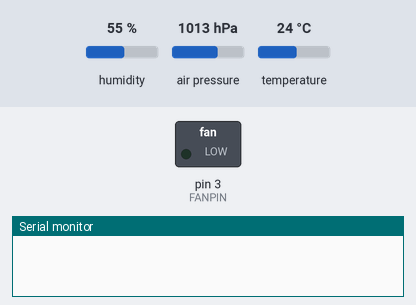
Recording of a program running on a simulated Arduino Uno, built with avr-gcc and run on an emulated ATmega328P. Parts: switched loads named in the program (green lamp = pin HIGH), the last lines printed to the serial monitor. The inputs (shaded band) are chosen by the test bench; at power-on: temperature 24 °C, humidity 55 %, air pressure 1013 hPa.

Above: at 1.2 s.
1.3 s: temperature set to 25.2 °C
At 1.6 s:
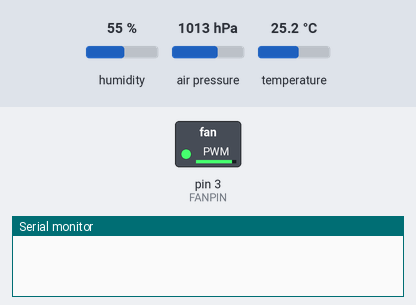
2.8 s: temperature set to 24.2 °C
4.3 s: temperature set to 22.8 °C
At 5.1 s:
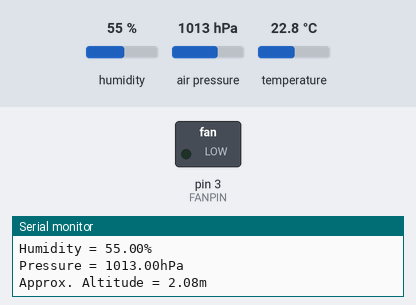
5.8 s: temperature set to 28 °C
At 6.2 s:
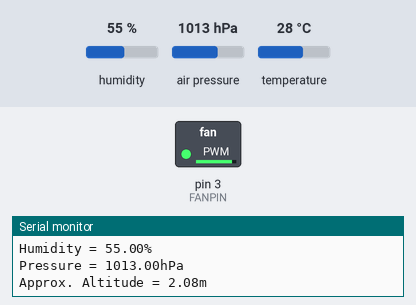
7.3 s: temperature set to 12 °C
At 8.6 s:
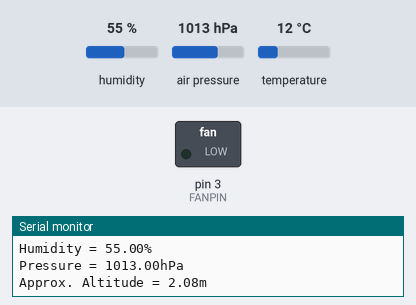
Timing chart, 0 to 9.8 s (numbered marks = the images above; inputs shaded):
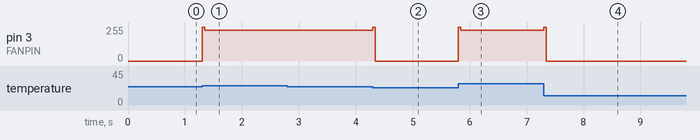

Measured:
- the behaviour switches between 24.4 and 24.5 °C on temperature (found by bisection; images 0 and 1)
- the behaviour switches between 23.6 and 23.5 °C on temperature (found by bisection; images 1 and 2)
- after the input at 1.3 s, pin 3 (FANPIN): 0/255 → 229/255 at once
- after the input at 4.3 s, pin 3 (FANPIN): 229/255 → 0/255 at once
- after the input at 5.8 s, pin 3 (FANPIN): 0/255 → 229/255 at once
- after the input at 7.3 s, pin 3 (FANPIN): 229/255 → 0/255 at once

The program:

main.cpp
```cpp
#include <Arduino.h>
#include <Adafruit_BME280.h>
#include <Adafruit_Sensor.h>

#define FANPIN 3
#define SEALEVELPRESSURE_HPA (1013.25)
unsigned long current_time = 0;
unsigned long previous_time = 0;
const float UPPER_TEMP = 24.5;
const float LOWER_TEMP = 23.5;

byte degree[8] =
    {
        0b00011,
        0b00011,
        0b00000,
        0b00000,
        0b00000,
        0b00000,
        0b00000,
        0b00000};

Adafruit_BME280 bme;

byte fanduty = 0;
void setFanSpeed(byte speed)
{
  // Determine the fan duty value.
  fanduty = map(speed, 0, 100, 0, 255);
  // Continues speed.
  analogWrite(FANPIN, fanduty);
}
void swingFan()
{
  // Swing the fan.
  analogWrite(FANPIN, 255);
  delay(45);
  // Continues speed.
  analogWrite(FANPIN, fanduty);
}

float temperature = 0;
const int BME_INTERVAL = 2000;
void bmeValues()
{
  temperature = bme.readTemperature(); // read temperature for fan
  if ((current_time - previous_time) > BME_INTERVAL)
  {
    Serial.print("Temperature = ");
    Serial.print(bme.readTemperature());
    Serial.println("*C");

    Serial.print("Humidity = ");
    Serial.print(bme.readHumidity());
    Serial.println("%");

    Serial.print("Pressure = ");
    Serial.print(bme.readPressure() / 100.0F);
    Serial.println("hPa");

    Serial.print("Approx. Altitude = ");
    Serial.print(bme.readAltitude(SEALEVELPRESSURE_HPA));
    Serial.println("m");

    Serial.println();
    previous_time = current_time;
  }
}

void setup()
{
  pinMode(FANPIN, OUTPUT);
  Serial.begin(9600);
  if (!bme.begin(0x76))
  {
    Serial.println("Could not find a valid BME280 sensor, check wiring!");
    while (1);
  }
}

bool isFanOn = false;
void loop(){
  current_time = millis();
  bmeValues();
  if (temperature >= UPPER_TEMP){
    if (isFanOn == false){
      setFanSpeed(90);
      swingFan();
      isFanOn = true;
    }
  }
  if (temperature <= LOWER_TEMP){
    if (isFanOn == true){
      setFanSpeed(0);
      swingFan();
      isFanOn = false;
    }
  }
} 
```
